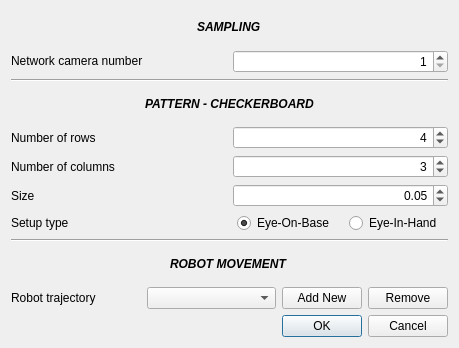
<?xml version="1.0" encoding="UTF-8"?>
<ui version="4.0">
 <class>SetupDialog</class>
 <widget class="QDialog" name="SetupDialog">
  <property name="geometry">
   <rect>
    <x>0</x>
    <y>0</y>
    <width>459</width>
    <height>348</height>
   </rect>
  </property>
  <property name="windowTitle">
   <string>Dialog</string>
  </property>
  <layout class="QVBoxLayout" name="verticalLayout">
   <item alignment="Qt::AlignHCenter">
    <widget class="QLabel" name="textLabel">
     <property name="text">
      <string>&lt;html&gt;&lt;head/&gt;&lt;body&gt;&lt;p&gt;&lt;span style=&quot; font-weight:700; font-style:italic;&quot;&gt;SAMPLING&lt;/span&gt;&lt;/p&gt;&lt;/body&gt;&lt;/html&gt;</string>
     </property>
    </widget>
   </item>
   <item>
    <layout class="QGridLayout" name="gridLayout_4">
     <item row="0" column="0">
      <widget class="QLabel" name="cameraNumberLabel">
       <property name="text">
        <string>&lt;html&gt;&lt;head/&gt;&lt;body&gt;&lt;p&gt;Network camera number&lt;/p&gt;&lt;/body&gt;&lt;/html&gt;</string>
       </property>
      </widget>
     </item>
     <item row="0" column="1">
      <widget class="QSpinBox" name="cameraNumberSpinBox">
       <property name="alignment">
        <set>Qt::AlignRight|Qt::AlignTrailing|Qt::AlignVCenter</set>
       </property>
       <property name="accelerated">
        <bool>true</bool>
       </property>
       <property name="minimum">
        <number>1</number>
       </property>
       <property name="maximum">
        <number>16</number>
       </property>
       <property name="singleStep">
        <number>1</number>
       </property>
       <property name="stepType">
        <enum>QAbstractSpinBox::DefaultStepType</enum>
       </property>
      </widget>
     </item>
    </layout>
   </item>
   <item>
    <widget class="Line" name="line">
     <property name="orientation">
      <enum>Qt::Horizontal</enum>
     </property>
    </widget>
   </item>
   <item alignment="Qt::AlignHCenter">
    <widget class="QLabel" name="textLabel_2">
     <property name="text">
      <string>&lt;html&gt;&lt;head/&gt;&lt;body&gt;&lt;p&gt;&lt;span style=&quot; font-weight:700; font-style:italic;&quot;&gt;PATTERN - CHECKERBOARD&lt;/span&gt;&lt;/p&gt;&lt;/body&gt;&lt;/html&gt;</string>
     </property>
    </widget>
   </item>
   <item>
    <layout class="QGridLayout" name="gridLayout_2">
     <item row="0" column="0">
      <widget class="QLabel" name="pRLabel">
       <property name="text">
        <string>Number of rows</string>
       </property>
      </widget>
     </item>
     <item row="0" column="1">
      <widget class="QSpinBox" name="patternRowsSpinBox">
       <property name="alignment">
        <set>Qt::AlignRight|Qt::AlignTrailing|Qt::AlignVCenter</set>
       </property>
       <property name="minimum">
        <number>1</number>
       </property>
       <property name="value">
        <number>4</number>
       </property>
      </widget>
     </item>
     <item row="1" column="0">
      <widget class="QLabel" name="pCLabel">
       <property name="text">
        <string>Number of columns</string>
       </property>
      </widget>
     </item>
     <item row="1" column="1">
      <widget class="QSpinBox" name="patternColumnsSpinBox">
       <property name="alignment">
        <set>Qt::AlignRight|Qt::AlignTrailing|Qt::AlignVCenter</set>
       </property>
       <property name="minimum">
        <number>1</number>
       </property>
       <property name="value">
        <number>3</number>
       </property>
      </widget>
     </item>
     <item row="2" column="0">
      <widget class="QLabel" name="pSLabel">
       <property name="text">
        <string>Size</string>
       </property>
      </widget>
     </item>
     <item row="2" column="1">
      <widget class="QDoubleSpinBox" name="patternSizeSpinBox">
       <property name="alignment">
        <set>Qt::AlignRight|Qt::AlignTrailing|Qt::AlignVCenter</set>
       </property>
       <property name="minimum">
        <double>0.010000000000000</double>
       </property>
       <property name="maximum">
        <double>1.000000000000000</double>
       </property>
       <property name="singleStep">
        <double>0.010000000000000</double>
       </property>
       <property name="value">
        <double>0.050000000000000</double>
       </property>
      </widget>
     </item>
     <item row="3" column="0">
      <widget class="QLabel" name="pTLabel">
       <property name="text">
        <string>Setup type</string>
       </property>
      </widget>
     </item>
     <item row="3" column="1">
      <layout class="QHBoxLayout" name="horizontalLayout_10">
       <item alignment="Qt::AlignHCenter">
        <widget class="QRadioButton" name="eyeBaseRadioButton">
         <property name="text">
          <string>Eye-On-Base</string>
         </property>
         <property name="checked">
          <bool>true</bool>
         </property>
        </widget>
       </item>
       <item alignment="Qt::AlignHCenter">
        <widget class="QRadioButton" name="eyeHandRadioButton">
         <property name="text">
          <string>Eye-In-Hand</string>
         </property>
        </widget>
       </item>
      </layout>
     </item>
    </layout>
   </item>
   <item>
    <widget class="Line" name="line_2">
     <property name="orientation">
      <enum>Qt::Horizontal</enum>
     </property>
    </widget>
   </item>
   <item alignment="Qt::AlignHCenter">
    <widget class="QLabel" name="textLabel_3">
     <property name="text">
      <string>&lt;html&gt;&lt;head/&gt;&lt;body&gt;&lt;p&gt;&lt;span style=&quot; font-weight:700; font-style:italic;&quot;&gt;ROBOT MOVEMENT&lt;/span&gt;&lt;/p&gt;&lt;/body&gt;&lt;/html&gt;</string>
     </property>
    </widget>
   </item>
   <item>
    <layout class="QGridLayout" name="gridLayout_3">
     <item row="0" column="2">
      <layout class="QHBoxLayout" name="horizontalLayout_5">
       <item>
        <widget class="QPushButton" name="addKnButton">
         <property name="text">
          <string>Add New</string>
         </property>
        </widget>
       </item>
       <item>
        <widget class="QPushButton" name="rmKnButton">
         <property name="text">
          <string>Remove</string>
         </property>
        </widget>
       </item>
      </layout>
     </item>
     <item row="0" column="1">
      <widget class="QComboBox" name="knComboBox"/>
     </item>
     <item row="0" column="0">
      <widget class="QLabel" name="knLabel">
       <property name="text">
        <string>Robot trajectory</string>
       </property>
      </widget>
     </item>
    </layout>
   </item>
   <item>
    <widget class="QDialogButtonBox" name="buttonBox">
     <property name="orientation">
      <enum>Qt::Horizontal</enum>
     </property>
     <property name="standardButtons">
      <set>QDialogButtonBox::Cancel|QDialogButtonBox::Ok</set>
     </property>
    </widget>
   </item>
  </layout>
 </widget>
 <resources/>
 <connections>
  <connection>
   <sender>buttonBox</sender>
   <signal>accepted()</signal>
   <receiver>SetupDialog</receiver>
   <slot>accept()</slot>
   <hints>
    <hint type="sourcelabel">
     <x>248</x>
     <y>254</y>
    </hint>
    <hint type="destinationlabel">
     <x>157</x>
     <y>274</y>
    </hint>
   </hints>
  </connection>
  <connection>
   <sender>buttonBox</sender>
   <signal>rejected()</signal>
   <receiver>SetupDialog</receiver>
   <slot>reject()</slot>
   <hints>
    <hint type="sourcelabel">
     <x>316</x>
     <y>260</y>
    </hint>
    <hint type="destinationlabel">
     <x>286</x>
     <y>274</y>
    </hint>
   </hints>
  </connection>
 </connections>
</ui>
